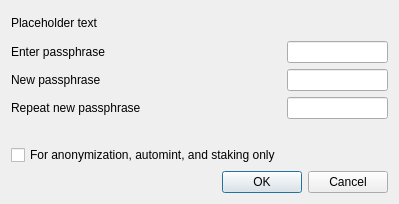
<?xml version="1.0" encoding="UTF-8"?>
<ui version="4.0">
 <class>DlgAskPassphrase</class>
 <widget class="QDialog" name="DlgAskPassphrase">
  <property name="geometry">
   <rect>
    <x>0</x>
    <y>0</y>
    <width>399</width>
    <height>204</height>
   </rect>
  </property>
  <property name="windowTitle">
   <string>DlgEncryptWallet</string>
  </property>
  <layout class="QVBoxLayout" name="verticalLayout">
   <item>
    <widget class="QLabel" name="m_lWarning">
     <property name="text">
      <string notr="true">Placeholder text</string>
     </property>
     <property name="textFormat">
      <enum>Qt::RichText</enum>
     </property>
     <property name="wordWrap">
      <bool>true</bool>
     </property>
    </widget>
   </item>
   <item>
    <layout class="QFormLayout" name="m_lLayout">
     <property name="sizeConstraint">
      <enum>QLayout::SetMinimumSize</enum>
     </property>
     <property name="fieldGrowthPolicy">
      <enum>QFormLayout::AllNonFixedFieldsGrow</enum>
     </property>
     <item row="0" column="0">
      <widget class="QLabel" name="m_lPass1">
       <property name="text">
        <string>Enter passphrase</string>
       </property>
      </widget>
     </item>
     <item row="0" column="1">
      <widget class="QLineEdit" name="m_lePass1">
       <property name="echoMode">
        <enum>QLineEdit::Password</enum>
       </property>
      </widget>
     </item>
     <item row="1" column="0">
      <widget class="QLabel" name="m_lPass2">
       <property name="text">
        <string>New passphrase</string>
       </property>
      </widget>
     </item>
     <item row="1" column="1">
      <widget class="QLineEdit" name="m_lePass2">
       <property name="echoMode">
        <enum>QLineEdit::Password</enum>
       </property>
      </widget>
     </item>
     <item row="2" column="0">
      <widget class="QLabel" name="m_lPass3">
       <property name="text">
        <string>Repeat new passphrase</string>
       </property>
      </widget>
     </item>
     <item row="2" column="1">
      <widget class="QLineEdit" name="m_lePass3">
       <property name="echoMode">
        <enum>QLineEdit::Password</enum>
       </property>
      </widget>
     </item>
     <item row="3" column="1">
      <widget class="QLabel" name="m_lCaps">
       <property name="font">
        <font>
         <weight>75</weight>
         <bold>true</bold>
        </font>
       </property>
       <property name="text">
        <string/>
       </property>
       <property name="alignment">
        <set>Qt::AlignCenter</set>
       </property>
      </widget>
     </item>
     <item row="4" column="0">
      <widget class="QCheckBox" name="m_cbAnonymization">
       <property name="enabled">
        <bool>true</bool>
       </property>
       <property name="visible">
        <bool>false</bool>
       </property>
       <property name="toolTip">
        <string>Serves to disable the trivial sendmoney when OS account compromised. Provides no real security.</string>
       </property>
       <property name="text">
        <string>For anonymization, automint, and staking only</string>
       </property>
      </widget>
     </item>
    </layout>
   </item>
   <item>
    <widget class="QDialogButtonBox" name="m_bbOkCancel">
     <property name="orientation">
      <enum>Qt::Horizontal</enum>
     </property>
     <property name="standardButtons">
      <set>QDialogButtonBox::Cancel|QDialogButtonBox::Ok</set>
     </property>
    </widget>
   </item>
  </layout>
 </widget>
 <layoutdefault spacing="6" margin="11"/>
 <resources/>
 <connections>
  <connection>
   <sender>m_bbOkCancel</sender>
   <signal>rejected()</signal>
   <receiver>DlgAskPassphrase</receiver>
   <slot>reject()</slot>
   <hints>
    <hint type="sourcelabel">
     <x>361</x>
     <y>180</y>
    </hint>
    <hint type="destinationlabel">
     <x>374</x>
     <y>129</y>
    </hint>
   </hints>
  </connection>
  <connection>
   <sender>m_bbOkCancel</sender>
   <signal>accepted()</signal>
   <receiver>DlgAskPassphrase</receiver>
   <slot>onAccept()</slot>
   <hints>
    <hint type="sourcelabel">
     <x>301</x>
     <y>179</y>
    </hint>
    <hint type="destinationlabel">
     <x>296</x>
     <y>145</y>
    </hint>
   </hints>
  </connection>
 </connections>
 <slots>
  <slot>onAccept()</slot>
 </slots>
</ui>
